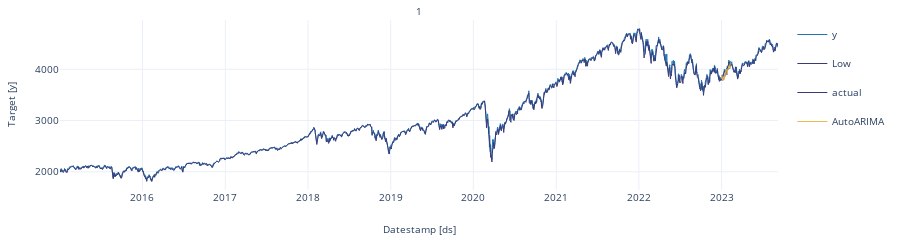
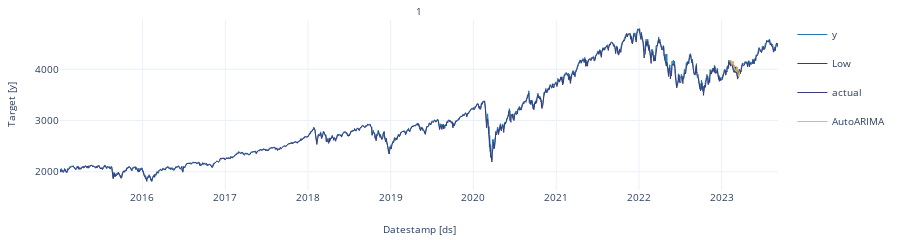
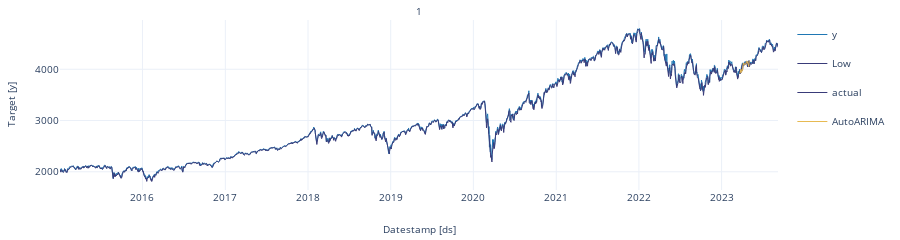
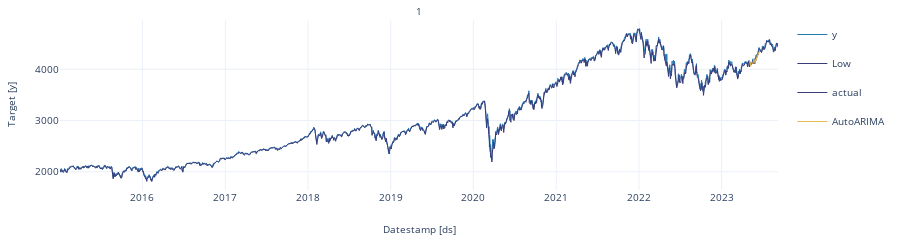

Notebook cell for these charts, in order:
### Markdown cell above
We’ll now plot the forecast for each cutoff period. To make the plots clearer, we’ll rename the actual values in each period.

### Code cell
crossvalidation_df.rename(columns = {'y' : 'actual'}, inplace = True) # rename actual values 

cutoff = crossvalidation_df['cutoff'].unique()

for k in range(len(cutoff)): 
    cv = crossvalidation_df[crossvalidation_df['cutoff'] == cutoff[k]]
    StatsForecast.plot(df, cv.loc[:, cv.columns != 'cutoff'])

### Figure 1 — Plotly figure (JSON) as saved in the notebook; plotly's stock layout.template omitted (floating-point values rounded to 4 significant figures; data arrays with more than 128 entries replaced by an {"elided": "..."} marker saying what was removed)
{"data": [{"legendgroup": "y", "line": {"color": "#1f77b4", "width": 1}, "mode": "lines", "name": "y", "showlegend": true, "type": "scatter", "x": {"elided": "2185 str values"}, "xaxis": "x", "y": {"elided": "2185 float values"}, "yaxis": "y"}, {"legendgroup": "Low", "line": {"color": "#393b79", "width": 1}, "mode": "lines", "name": "Low", "showlegend": true, "type": "scatter", "x": {"elided": "2185 str values"}, "xaxis": "x", "y": {"elided": "2185 float values"}, "yaxis": "y"}, {"legendgroup": "actual", "line": {"color": "#393b79", "width": 1}, "mode": "lines", "name": "actual", "showlegend": true, "type": "scatter", "x": ["2022-12-29T00:00:00", "2022-12-30T00:00:00", "2023-01-02T00:00:00", "2023-01-03T00:00:00", "2023-01-04T00:00:00", "2023-01-05T00:00:00", "2023-01-06T00:00:00", "2023-01-09T00:00:00", "2023-01-10T00:00:00", "2023-01-11T00:00:00", "2023-01-12T00:00:00", "2023-01-13T00:00:00", "2023-01-16T00:00:00", "2023-01-17T00:00:00", "2023-01-18T00:00:00", "2023-01-19T00:00:00", "2023-01-20T00:00:00", "2023-01-23T00:00:00", "2023-01-24T00:00:00", "2023-01-25T00:00:00", "2023-01-26T00:00:00", "2023-01-27T00:00:00", "2023-01-30T00:00:00", "2023-01-31T00:00:00", "2023-02-01T00:00:00", "2023-02-02T00:00:00", "2023-02-03T00:00:00", "2023-02-06T00:00:00", "2023-02-07T00:00:00", "2023-02-08T00:00:00"], "xaxis": "x", "y": [3818.0, 3822.0, 3878.0, 3822.0, 3845.0, 3829.0, 3783.0, 3849.0, 3840.0, 3824.0, 3853.0, 3808.0, 3895.0, 3892.0, 3919.0, 3970.0, 3983.0, 3999.0, 3991.0, 3929.0, 3899.0, 3973.0, 4020.0, 4017.0, 4016.0, 4060.0, 4071.0, 4018.0, 4077.0, 4119.0], "yaxis": "y"}, {"legendgroup": "AutoARIMA", "line": {"color": "#e7ba52", "width": 1}, "mode": "lines", "name": "AutoARIMA", "showlegend": true, "type": "scatter", "x": ["2022-12-29T00:00:00", "2022-12-30T00:00:00", "2023-01-02T00:00:00", "2023-01-03T00:00:00", "2023-01-04T00:00:00", "2023-01-05T00:00:00", "2023-01-06T00:00:00", "2023-01-09T00:00:00", "2023-01-10T00:00:00", "2023-01-11T00:00:00", "2023-01-12T00:00:00", "2023-01-13T00:00:00", "2023-01-16T00:00:00", "2023-01-17T00:00:00", "2023-01-18T00:00:00", "2023-01-19T00:00:00", "2023-01-20T00:00:00", "2023-01-23T00:00:00", "2023-01-24T00:00:00", "2023-01-25T00:00:00", "2023-01-26T00:00:00", "2023-01-27T00:00:00", "2023-01-30T00:00:00", "2023-01-31T00:00:00", "2023-02-01T00:00:00", "2023-02-02T00:00:00", "2023-02-03T00:00:00", "2023-02-06T00:00:00", "2023-02-07T00:00:00", "2023-02-08T00:00:00"], "xaxis": "x", "y": [3818.0, 3822.0, 3878.0, 3822.0, 3845.0, 3829.0, 3783.0, 3849.0, 3840.0, 3824.0, 3853.0, 3808.0, 3895.0, 3892.0, 3919.0, 3970.0, 3983.0, 3999.0, 3991.0, 3929.0, 3899.0, 3973.0, 4020.0, 4017.0, 4016.0, 4060.0, 4071.0, 4018.0, 4077.0, 4119.0], "yaxis": "y"}], "layout": {"annotations": [{"font": {"size": 10}, "showarrow": false, "text": "1", "x": 0.5, "xanchor": "center", "xref": "paper", "y": 1, "yanchor": "bottom", "yref": "paper"}, {"font": {"size": 10}, "showarrow": false, "text": "Datestamp [ds]", "x": 0.5, "xanchor": "center", "xref": "paper", "y": 0, "yanchor": "top", "yref": "paper", "yshift": -30}, {"font": {"size": 10}, "showarrow": false, "text": "Target [y]", "textangle": -90, "x": 0, "xanchor": "right", "xref": "paper", "xshift": -40, "y": 0.5, "yanchor": "middle", "yref": "paper"}], "autosize": true, "font": {"size": 10}, "height": 150, "margin": {"b": 50, "l": 60, "r": 10, "t": 20}, "xaxis": {"anchor": "y", "domain": [0, 1], "showticklabels": true, "visible": true}, "yaxis": {"anchor": "x", "domain": [0, 1]}}}

### Figure 2 — Plotly figure (JSON) as saved in the notebook; plotly's stock layout.template omitted (floating-point values rounded to 4 significant figures; data arrays with more than 128 entries replaced by an {"elided": "..."} marker saying what was removed)
{"data": [{"legendgroup": "y", "line": {"color": "#1f77b4", "width": 1}, "mode": "lines", "name": "y", "showlegend": true, "type": "scatter", "x": {"elided": "2185 str values"}, "xaxis": "x", "y": {"elided": "2185 float values"}, "yaxis": "y"}, {"legendgroup": "Low", "line": {"color": "#393b79", "width": 1}, "mode": "lines", "name": "Low", "showlegend": true, "type": "scatter", "x": {"elided": "2185 str values"}, "xaxis": "x", "y": {"elided": "2185 float values"}, "yaxis": "y"}, {"legendgroup": "actual", "line": {"color": "#393b79", "width": 1}, "mode": "lines", "name": "actual", "showlegend": true, "type": "scatter", "x": ["2023-02-09T00:00:00", "2023-02-10T00:00:00", "2023-02-13T00:00:00", "2023-02-14T00:00:00", "2023-02-15T00:00:00", "2023-02-16T00:00:00", "2023-02-17T00:00:00", "2023-02-20T00:00:00", "2023-02-21T00:00:00", "2023-02-22T00:00:00", "2023-02-23T00:00:00", "2023-02-24T00:00:00", "2023-02-27T00:00:00", "2023-02-28T00:00:00", "2023-03-01T00:00:00", "2023-03-02T00:00:00", "2023-03-03T00:00:00", "2023-03-06T00:00:00", "2023-03-07T00:00:00", "2023-03-08T00:00:00", "2023-03-09T00:00:00", "2023-03-10T00:00:00", "2023-03-13T00:00:00", "2023-03-14T00:00:00", "2023-03-15T00:00:00", "2023-03-16T00:00:00", "2023-03-17T00:00:00", "2023-03-20T00:00:00", "2023-03-21T00:00:00", "2023-03-22T00:00:00"], "xaxis": "x", "y": [4180.0, 4136.0, 4111.0, 4164, 4118.0, 4082.0, 4090.0, 4137.0, 4136.0, 4148.0, 4090.0, 4079.0, 3997.0, 3991.0, 4012.0, 3970.0, 3982.0, 3970.0, 3951.0, 3981.0, 4046.0, 4048.0, 3986.0, 3992.0, 3918.0, 3862.0, 3856.0, 3919.0, 3892.0, 3960.0], "yaxis": "y"}, {"legendgroup": "AutoARIMA", "line": {"color": "#e7ba52", "width": 1}, "mode": "lines", "name": "AutoARIMA", "showlegend": true, "type": "scatter", "x": ["2023-02-09T00:00:00", "2023-02-10T00:00:00", "2023-02-13T00:00:00", "2023-02-14T00:00:00", "2023-02-15T00:00:00", "2023-02-16T00:00:00", "2023-02-17T00:00:00", "2023-02-20T00:00:00", "2023-02-21T00:00:00", "2023-02-22T00:00:00", "2023-02-23T00:00:00", "2023-02-24T00:00:00", "2023-02-27T00:00:00", "2023-02-28T00:00:00", "2023-03-01T00:00:00", "2023-03-02T00:00:00", "2023-03-03T00:00:00", "2023-03-06T00:00:00", "2023-03-07T00:00:00", "2023-03-08T00:00:00", "2023-03-09T00:00:00", "2023-03-10T00:00:00", "2023-03-13T00:00:00", "2023-03-14T00:00:00", "2023-03-15T00:00:00", "2023-03-16T00:00:00", "2023-03-17T00:00:00", "2023-03-20T00:00:00", "2023-03-21T00:00:00", "2023-03-22T00:00:00"], "xaxis": "x", "y": [4180.0, 4136.0, 4111.0, 4164, 4118.0, 4082.0, 4090.0, 4137.0, 4136.0, 4148.0, 4090.0, 4079.0, 3997.0, 3991.0, 4012.0, 3970.0, 3982.0, 3970.0, 3951.0, 3981.0, 4046.0, 4048.0, 3986.0, 3992.0, 3918.0, 3862.0, 3856.0, 3919.0, 3892.0, 3960.0], "yaxis": "y"}], "layout": {"annotations": [{"font": {"size": 10}, "showarrow": false, "text": "1", "x": 0.5, "xanchor": "center", "xref": "paper", "y": 1, "yanchor": "bottom", "yref": "paper"}, {"font": {"size": 10}, "showarrow": false, "text": "Datestamp [ds]", "x": 0.5, "xanchor": "center", "xref": "paper", "y": 0, "yanchor": "top", "yref": "paper", "yshift": -30}, {"font": {"size": 10}, "showarrow": false, "text": "Target [y]", "textangle": -90, "x": 0, "xanchor": "right", "xref": "paper", "xshift": -40, "y": 0.5, "yanchor": "middle", "yref": "paper"}], "autosize": true, "font": {"size": 10}, "height": 150, "margin": {"b": 50, "l": 60, "r": 10, "t": 20}, "xaxis": {"anchor": "y", "domain": [0, 1], "showticklabels": true, "visible": true}, "yaxis": {"anchor": "x", "domain": [0, 1]}}}

### Figure 3 — Plotly figure (JSON) as saved in the notebook; plotly's stock layout.template omitted (floating-point values rounded to 4 significant figures; data arrays with more than 128 entries replaced by an {"elided": "..."} marker saying what was removed)
{"data": [{"legendgroup": "y", "line": {"color": "#1f77b4", "width": 1}, "mode": "lines", "name": "y", "showlegend": true, "type": "scatter", "x": {"elided": "2185 str values"}, "xaxis": "x", "y": {"elided": "2185 float values"}, "yaxis": "y"}, {"legendgroup": "Low", "line": {"color": "#393b79", "width": 1}, "mode": "lines", "name": "Low", "showlegend": true, "type": "scatter", "x": {"elided": "2185 str values"}, "xaxis": "x", "y": {"elided": "2185 float values"}, "yaxis": "y"}, {"legendgroup": "actual", "line": {"color": "#393b79", "width": 1}, "mode": "lines", "name": "actual", "showlegend": true, "type": "scatter", "x": ["2023-03-23T00:00:00", "2023-03-24T00:00:00", "2023-03-27T00:00:00", "2023-03-28T00:00:00", "2023-03-29T00:00:00", "2023-03-30T00:00:00", "2023-03-31T00:00:00", "2023-04-03T00:00:00", "2023-04-04T00:00:00", "2023-04-05T00:00:00", "2023-04-06T00:00:00", "2023-04-07T00:00:00", "2023-04-10T00:00:00", "2023-04-11T00:00:00", "2023-04-12T00:00:00", "2023-04-13T00:00:00", "2023-04-14T00:00:00", "2023-04-17T00:00:00", "2023-04-18T00:00:00", "2023-04-19T00:00:00", "2023-04-20T00:00:00", "2023-04-21T00:00:00", "2023-04-24T00:00:00", "2023-04-25T00:00:00", "2023-04-26T00:00:00", "2023-04-27T00:00:00", "2023-04-28T00:00:00", "2023-05-01T00:00:00", "2023-05-02T00:00:00", "2023-05-03T00:00:00"], "xaxis": "x", "y": [3917.0, 3952.0, 4003.0, 3937.0, 3949.0, 3971.0, 3978.0, 3971.0, 4028.0, 4051.0, 4109.0, 4125.0, 4101.0, 4090.0, 4105.0, 4109.0, 4109.0, 4092.0, 4146.0, 4138.0, 4151.0, 4155.0, 4155.0, 4130.0, 4134.0, 4137.0, 4072.0, 4056.0, 4135.0, 4169.0], "yaxis": "y"}, {"legendgroup": "AutoARIMA", "line": {"color": "#e7ba52", "width": 1}, "mode": "lines", "name": "AutoARIMA", "showlegend": true, "type": "scatter", "x": ["2023-03-23T00:00:00", "2023-03-24T00:00:00", "2023-03-27T00:00:00", "2023-03-28T00:00:00", "2023-03-29T00:00:00", "2023-03-30T00:00:00", "2023-03-31T00:00:00", "2023-04-03T00:00:00", "2023-04-04T00:00:00", "2023-04-05T00:00:00", "2023-04-06T00:00:00", "2023-04-07T00:00:00", "2023-04-10T00:00:00", "2023-04-11T00:00:00", "2023-04-12T00:00:00", "2023-04-13T00:00:00", "2023-04-14T00:00:00", "2023-04-17T00:00:00", "2023-04-18T00:00:00", "2023-04-19T00:00:00", "2023-04-20T00:00:00", "2023-04-21T00:00:00", "2023-04-24T00:00:00", "2023-04-25T00:00:00", "2023-04-26T00:00:00", "2023-04-27T00:00:00", "2023-04-28T00:00:00", "2023-05-01T00:00:00", "2023-05-02T00:00:00", "2023-05-03T00:00:00"], "xaxis": "x", "y": [3917.0, 3952.0, 4003.0, 3937.0, 3949.0, 3971.0, 3978.0, 3971.0, 4028.0, 4051.0, 4109.0, 4125.0, 4101.0, 4090.0, 4105.0, 4109.0, 4109.0, 4092.0, 4146.0, 4138.0, 4151.0, 4155.0, 4155.0, 4130.0, 4134.0, 4137.0, 4072.0, 4056.0, 4135.0, 4169.0], "yaxis": "y"}], "layout": {"annotations": [{"font": {"size": 10}, "showarrow": false, "text": "1", "x": 0.5, "xanchor": "center", "xref": "paper", "y": 1, "yanchor": "bottom", "yref": "paper"}, {"font": {"size": 10}, "showarrow": false, "text": "Datestamp [ds]", "x": 0.5, "xanchor": "center", "xref": "paper", "y": 0, "yanchor": "top", "yref": "paper", "yshift": -30}, {"font": {"size": 10}, "showarrow": false, "text": "Target [y]", "textangle": -90, "x": 0, "xanchor": "right", "xref": "paper", "xshift": -40, "y": 0.5, "yanchor": "middle", "yref": "paper"}], "autosize": true, "font": {"size": 10}, "height": 150, "margin": {"b": 50, "l": 60, "r": 10, "t": 20}, "xaxis": {"anchor": "y", "domain": [0, 1], "showticklabels": true, "visible": true}, "yaxis": {"anchor": "x", "domain": [0, 1]}}}

### Figure 4 — Plotly figure (JSON) as saved in the notebook; plotly's stock layout.template omitted (floating-point values rounded to 4 significant figures; data arrays with more than 128 entries replaced by an {"elided": "..."} marker saying what was removed)
{"data": [{"legendgroup": "y", "line": {"color": "#1f77b4", "width": 1}, "mode": "lines", "name": "y", "showlegend": true, "type": "scatter", "x": {"elided": "2185 str values"}, "xaxis": "x", "y": {"elided": "2185 float values"}, "yaxis": "y"}, {"legendgroup": "Low", "line": {"color": "#393b79", "width": 1}, "mode": "lines", "name": "Low", "showlegend": true, "type": "scatter", "x": {"elided": "2185 str values"}, "xaxis": "x", "y": {"elided": "2185 float values"}, "yaxis": "y"}, {"legendgroup": "actual", "line": {"color": "#393b79", "width": 1}, "mode": "lines", "name": "actual", "showlegend": true, "type": "scatter", "x": ["2023-05-04T00:00:00", "2023-05-05T00:00:00", "2023-05-08T00:00:00", "2023-05-09T00:00:00", "2023-05-10T00:00:00", "2023-05-11T00:00:00", "2023-05-12T00:00:00", "2023-05-15T00:00:00", "2023-05-16T00:00:00", "2023-05-17T00:00:00", "2023-05-18T00:00:00", "2023-05-19T00:00:00", "2023-05-22T00:00:00", "2023-05-23T00:00:00", "2023-05-24T00:00:00", "2023-05-25T00:00:00", "2023-05-26T00:00:00", "2023-05-29T00:00:00", "2023-05-30T00:00:00", "2023-05-31T00:00:00", "2023-06-01T00:00:00", "2023-06-02T00:00:00", "2023-06-05T00:00:00", "2023-06-06T00:00:00", "2023-06-07T00:00:00", "2023-06-08T00:00:00", "2023-06-09T00:00:00", "2023-06-12T00:00:00", "2023-06-13T00:00:00", "2023-06-14T00:00:00"], "xaxis": "x", "y": [4168.0, 4120.0, 4091.0, 4061.0, 4136.0, 4138.0, 4119.0, 4138.0, 4131.0, 4124.0, 4136.0, 4110.0, 4159.0, 4198.0, 4192.0, 4193.0, 4146.0, 4115.0, 4151.0, 4205.0, 4206.0, 4180.0, 4221.0, 4282.0, 4274.0, 4284.0, 4268.0, 4294.0, 4299.0, 4339.0], "yaxis": "y"}, {"legendgroup": "AutoARIMA", "line": {"color": "#e7ba52", "width": 1}, "mode": "lines", "name": "AutoARIMA", "showlegend": true, "type": "scatter", "x": ["2023-05-04T00:00:00", "2023-05-05T00:00:00", "2023-05-08T00:00:00", "2023-05-09T00:00:00", "2023-05-10T00:00:00", "2023-05-11T00:00:00", "2023-05-12T00:00:00", "2023-05-15T00:00:00", "2023-05-16T00:00:00", "2023-05-17T00:00:00", "2023-05-18T00:00:00", "2023-05-19T00:00:00", "2023-05-22T00:00:00", "2023-05-23T00:00:00", "2023-05-24T00:00:00", "2023-05-25T00:00:00", "2023-05-26T00:00:00", "2023-05-29T00:00:00", "2023-05-30T00:00:00", "2023-05-31T00:00:00", "2023-06-01T00:00:00", "2023-06-02T00:00:00", "2023-06-05T00:00:00", "2023-06-06T00:00:00", "2023-06-07T00:00:00", "2023-06-08T00:00:00", "2023-06-09T00:00:00", "2023-06-12T00:00:00", "2023-06-13T00:00:00", "2023-06-14T00:00:00"], "xaxis": "x", "y": [4168.0, 4120.0, 4091.0, 4061.0, 4136.0, 4138.0, 4119.0, 4138.0, 4131.0, 4124.0, 4136.0, 4110.0, 4159.0, 4198.0, 4192.0, 4193.0, 4146.0, 4115.0, 4151.0, 4205.0, 4206.0, 4180.0, 4221.0, 4282.0, 4274.0, 4284.0, 4268.0, 4294.0, 4299.0, 4339.0], "yaxis": "y"}], "layout": {"annotations": [{"font": {"size": 10}, "showarrow": false, "text": "1", "x": 0.5, "xanchor": "center", "xref": "paper", "y": 1, "yanchor": "bottom", "yref": "paper"}, {"font": {"size": 10}, "showarrow": false, "text": "Datestamp [ds]", "x": 0.5, "xanchor": "center", "xref": "paper", "y": 0, "yanchor": "top", "yref": "paper", "yshift": -30}, {"font": {"size": 10}, "showarrow": false, "text": "Target [y]", "textangle": -90, "x": 0, "xanchor": "right", "xref": "paper", "xshift": -40, "y": 0.5, "yanchor": "middle", "yref": "paper"}], "autosize": true, "font": {"size": 10}, "height": 150, "margin": {"b": 50, "l": 60, "r": 10, "t": 20}, "xaxis": {"anchor": "y", "domain": [0, 1], "showticklabels": true, "visible": true}, "yaxis": {"anchor": "x", "domain": [0, 1]}}}
